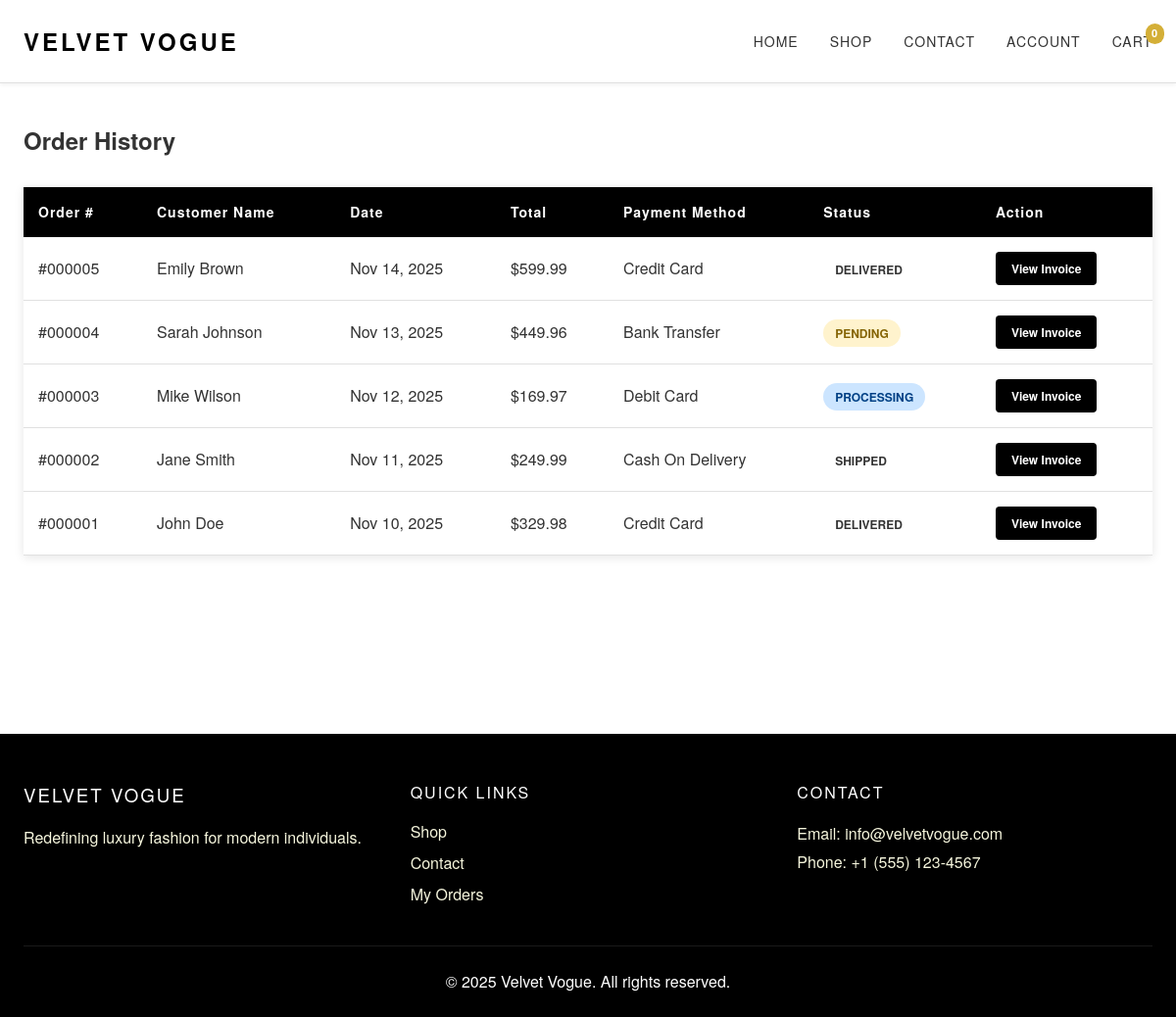
/orders.php, run on the app's committed database.
### tables this page shows
CREATE TABLE `orders` (
  `id` INT AUTO_INCREMENT PRIMARY KEY,
  `customer_name` VARCHAR(255) NOT NULL,
  `customer_email` VARCHAR(255) NOT NULL,
  `customer_phone` VARCHAR(50) NOT NULL,
  `shipping_address` TEXT NOT NULL,
  `payment_method` VARCHAR(50) NOT NULL,
  `total_amount` DECIMAL(10, 2) NOT NULL,
  `order_date` DATETIME NOT NULL,
  `status` VARCHAR(50) DEFAULT 'pending',
  `created_at` TIMESTAMP DEFAULT CURRENT_TIMESTAMP,
  INDEX `idx_customer_email` (`customer_email`),
  INDEX `idx_order_date` (`order_date`),
  INDEX `idx_status` (`status`)
);

### orders.php (the view, shortened to what this page needs)
<?php
include 'includes/db_connect.php';
$query = "SELECT * FROM orders ORDER BY order_date DESC LIMIT 50";
$result = $conn->query($query);
$orders = $result->fetch_all(MYSQLI_ASSOC);
?>
<!DOCTYPE html>
<html lang="en">
<head>
    <link rel="stylesheet" href="assets/css/style.css">
    <link rel="stylesheet" href="assets/css/cart.css">
</head>
<body>
    <nav class="navbar">
        <div class="container">
            <div class="nav-wrapper">
                <a href="index.php" class="logo">VELVET VOGUE</a>
                <ul class="nav-menu" id="navMenu">
                    <li><a href="index.php">HOME</a></li>
                    <li><a href="shop.php">SHOP</a></li>
                    <li><a href="contact.php">CONTACT</a></li>
                    <li><a href="account.php">ACCOUNT</a></li>
                    <li><a href="cart.php" class="cart-link">CART
                        <span class="cart-count"><?php echo isset($_SESSION['cart']) ? count($_SESSION['cart']) : 0; ?></span>
                    </a></li>
                </ul>
            </div>
        </div>
    </nav>
    <section class="orders-section">
        <div class="container">
            <h1>Order History</h1>
            <?php if (!empty($orders)): ?>
                <table class="orders-table">
                    <thead>
                        <tr>
                            <th>Order #</th>
                            <th>Customer Name</th>
                            <th>Date</th>
                            <th>Total</th>
                            <th>Payment Method</th>
                            <th>Status</th>
                            <th>Action</th>
                        </tr>
                    </thead>
                    <tbody>
                        <?php foreach ($orders as $order): ?>
                        <tr>
                            <td>#<?php echo str_pad($order['id'], 6, '0', STR_PAD_LEFT); ?></td>
                            <td><?php echo htmlspecialchars($order['customer_name']); ?></td>
                            <td><?php echo date('M d, Y', strtotime($order['order_date'])); ?></td>
                            <td>$<?php echo number_format($order['total_amount'], 2); ?></td>
                            <td><?php echo ucwords(str_replace('_', ' ', $order['payment_method'])); ?></td>
                            <td>
                                <span class="order-status <?php echo $order['status']; ?>">
                                    <?php echo ucfirst($order['status']); ?>
                                </span>
                            </td>
                            <td>
                                <a href="invoice.php?order_id=<?php echo $order['id']; ?>" class="view-invoice-btn">View Invoice</a>
                            </td>
                        </tr>
                        <?php endforeach; ?>
                    </tbody>
                </table>
            <?php endif; ?>
        </div>
    </section>
    <footer class="footer">
        <div class="container">
            <div class="footer-content">
                <div class="footer-section">
                    <h3>VELVET VOGUE</h3>
                    <p>Redefining luxury fashion for modern individuals.</p>
                </div>
                <div class="footer-section">
                    <h4>QUICK LINKS</h4>
                    <ul>
                        <li><a href="shop.php">Shop</a></li>
                        <li><a href="contact.php">Contact</a></li>
                        <li><a href="orders.php">My Orders</a></li>
                    </ul>
                </div>
                <div class="footer-section">
                    <h4>CONTACT</h4>
                    <p>Email: info@velvetvogue.com</p>
                    <p>Phone: +1 (555) 123-4567</p>
                </div>
            </div>
            <div class="footer-bottom">
                <p>&copy; 2025 Velvet Vogue. All rights reserved.</p>
            </div>
        </div>
    </footer>
</body>
</html>

### assets/css/style.css (style rules this page uses)
* { margin: 0; padding: 0; box-sizing: border-box; }
:root { --black: #000000; --white: #FFFFFF; --gold: #D4AF37; --beige: #F5F5DC; --light-gray: #F8F8F8; --dark-gray: #333333; --border-color: #E0E0E0; --spacing-xs: 8px; --spacing-sm: 16px; --spacing-md: 24px; --spacing-lg: 32px; --spacing-xl: 48px; --spacing-xxl: 64px; }
body { font-family: 'Helvetica Neue', Arial, sans-serif; line-height: 1.5; color: var(--dark-gray); background-color: var(--white); }
.container { max-width: 1200px; margin: 0 auto; padding: 0 var(--spacing-md); }
.navbar { background-color: var(--white); border-bottom: 1px solid var(--border-color); position: sticky; top: 0; z-index: 1000; box-shadow: 0 2px 4px rgba(0,0,0,0.05); }
.nav-wrapper { display: flex; justify-content: space-between; align-items: center; padding: var(--spacing-md) 0; }
.logo { font-size: 24px; font-weight: 700; letter-spacing: 3px; color: var(--black); text-decoration: none; transition: color 0.3s ease; }
.nav-menu { display: flex; list-style: none; gap: var(--spacing-lg); align-items: center; }
.nav-menu a { text-decoration: none; color: var(--dark-gray); font-size: 14px; font-weight: 500; letter-spacing: 1px; transition: color 0.3s ease; position: relative; }
.nav-menu a::after { content: ''; position: absolute; bottom: -5px; left: 0; width: 0; height: 2px; background-color: var(--gold); transition: width 0.3s ease; }
.cart-link { position: relative; }
.cart-count { position: absolute; top: -8px; right: -12px; background-color: var(--gold); color: var(--white); font-size: 11px; font-weight: 700; padding: 2px 6px; border-radius: 10px; min-width: 18px; text-align: center; }
.footer { background-color: var(--black); color: var(--white); padding: var(--spacing-xl) 0 var(--spacing-md); margin-top: var(--spacing-xxl); }
.footer-content { display: grid; grid-template-columns: repeat(auto-fit, minmax(250px, 1fr)); gap: var(--spacing-lg); margin-bottom: var(--spacing-lg); }
.footer-section h3, .footer-section h4 { margin-bottom: var(--spacing-sm); letter-spacing: 2px; font-weight: 300; }
.footer-section ul { list-style: none; }
.footer-section ul li { margin-bottom: var(--spacing-xs); }
.footer-section a { color: var(--beige); text-decoration: none; transition: color 0.3s ease; }
.footer-section p { line-height: 1.8; color: var(--beige); }
.footer-bottom { text-align: center; padding-top: var(--spacing-md); border-top: 1px solid rgba(255,255,255,0.1); }

### orders.php (style rules this page uses)
.orders-section { padding: 40px 0; min-height: 600px; }
.orders-table { width: 100%; background: white; border-collapse: collapse; box-shadow: 0 2px 10px rgba(0,0,0,0.1); margin-top: 30px; }
.orders-table thead { background-color: #000; color: white; }
.orders-table th { padding: 15px; text-align: left; font-weight: 600; letter-spacing: 1px; font-size: 14px; }
.orders-table td { padding: 15px; border-bottom: 1px solid #e0e0e0; }
.order-status { padding: 5px 12px; border-radius: 20px; font-size: 12px; font-weight: 600; text-transform: uppercase; }
.order-status.pending { background-color: #fff3cd; color: #856404; }
.order-status.processing { background-color: #cce5ff; color: #004085; }
.view-invoice-btn { padding: 8px 16px; background-color: #000; color: white; text-decoration: none; border-radius: 4px; font-size: 12px; font-weight: 600; display: inline-block; transition: all 0.3s ease; }

### data on the page
orders: id "000005", customer_name "Emily Brown", order_date "Nov 14, 2025", total_amount "599.99", payment_method "Credit Card", status "DELIVERED"
orders: id "000004", customer_name "Sarah Johnson", order_date "Nov 13, 2025", total_amount "449.96", payment_method "Bank Transfer", status "PENDING"
orders: id "000003", customer_name "Mike Wilson", order_date "Nov 12, 2025", total_amount "169.97", payment_method "Debit Card", status "PROCESSING"
orders: id "000002", customer_name "Jane Smith", order_date "Nov 11, 2025", total_amount "249.99", payment_method "Cash On Delivery", status "SHIPPED"
orders: id "000001", customer_name "John Doe", order_date "Nov 10, 2025", total_amount "329.98", payment_method "Credit Card", status "DELIVERED"
